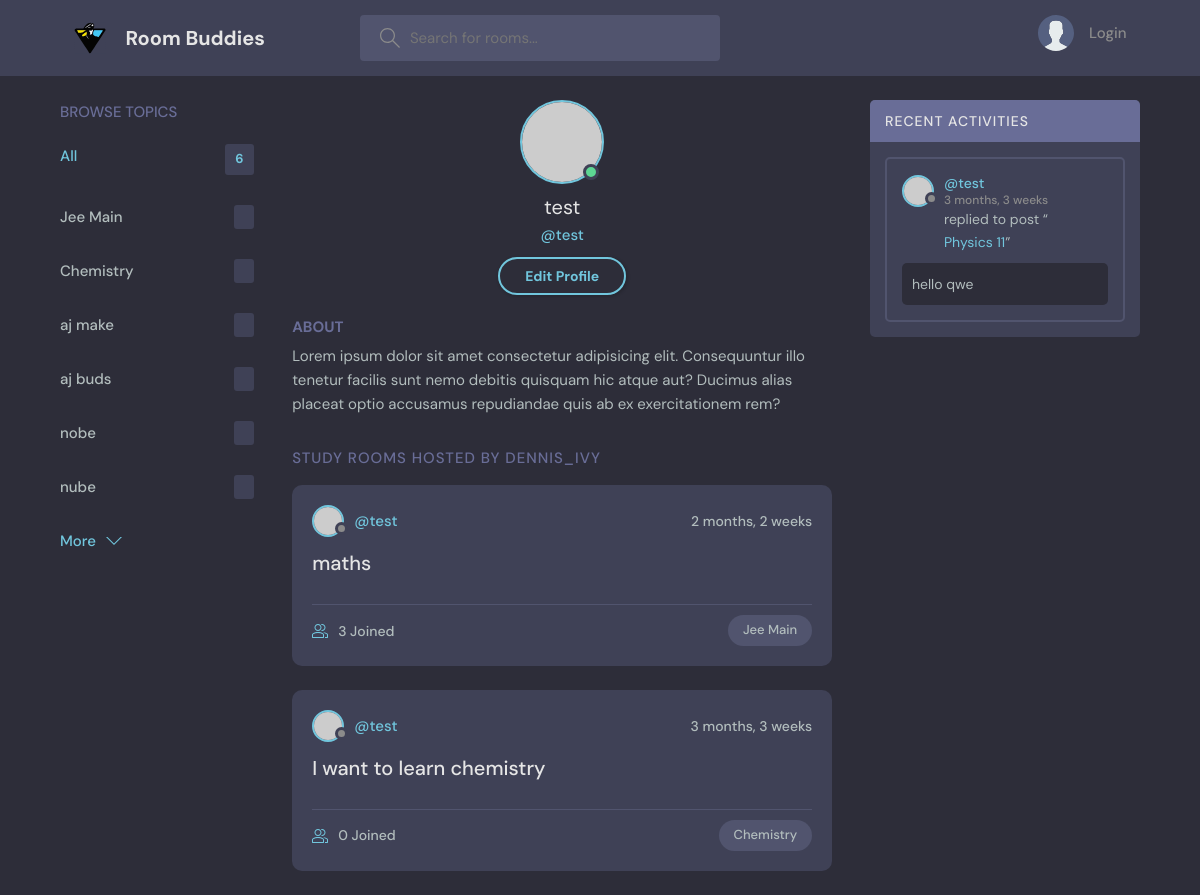
The app's page /profile/2/ with its own data.
### base/models.py (models this page shows, shortened)
class Topic(models.Model):
    name =models.CharField(max_length=200)

class Room(models.Model):
    host= models.ForeignKey(User, on_delete= models.SET_NULL, null=True)
    topic= models.ForeignKey(Topic, on_delete= models.SET_NULL, null=True)
    name = models.CharField(max_length=200)
    description = models.TextField(null=True,blank=True)
    participants = models.ManyToManyField(User,related_name="participants",blank=True)
    updated = models.DateTimeField(auto_now=True)
    created = models.DateTimeField(auto_now_add=True)
    class Meta:
        ordering = ['-updated', '-created']

class Message(models.Model):
    user = models.ForeignKey(User, on_delete= models.CASCADE)
    room = models.ForeignKey(Room,on_delete=models.CASCADE)
    body = models.TextField()
    updated = models.DateTimeField(auto_now=True)
    created = models.DateTimeField(auto_now_add=True)
    class Meta:
        ordering = ['-updated', '-created']

### base/views.py (the view)
# urls.py: path('profile/<str:pk>/',views.userProfile,name="user-profile"),
def userProfile(request,pk):
    user = User.objects.get(id=pk)
    rooms = user.room_set.all()
    room_messages =user.message_set.all()
    topics =Topic.objects.all()
    context={'user': user, 'rooms':rooms,'room_messages':room_messages,'topics':topics}
    return render(request,'base/profile.html',context)

### base/templates/base/profile.html
{%extends 'main.html'%}
{%block content%}
  <main class="profile-page layout layout--3">
    <div class="container">
      {%include 'base/topics_component.html'%}
      <div class="roomList">
        <div class="profile">
          <div class="profile__avatar">
            <div class="avatar avatar--large active">
              <img src="https://randomuser.me/api/portraits/men/11.jpg" />
            </div>
          </div>
          <div class="profile__info">
            <h3>{{user.username}}</h3>
            <p>@{{user.username}}</p>
            <a href="edit-user.html" class="btn btn--main btn--pill">Edit Profile</a>
          </div>
          <div class="profile__about">
            <h3>About</h3>
            <p>
              Lorem ipsum dolor sit amet consectetur adipisicing elit. Consequuntur illo tenetur
              facilis sunt nemo debitis quisquam hic atque aut? Ducimus alias placeat optio
              accusamus repudiandae quis ab ex exercitationem rem?
            </p>
          </div>
        </div>
        <div class="roomList__header">
          <div>
            <h2>Study Rooms Hosted by dennis_ivy</a>
            </h2>
          </div>
        </div>
        {%include 'base/feed_components.html' %}
      </div>
      {% include 'base/activity_component.html' %}
    </div>
  </main>
{%endblock content%}

### base/templates/base/topics_component.html
<div class="topics">
    <div class="topics__header">
      <h2>Browse Topics</h2>
    </div>
    <ul class="topics__list">
      <li>
        <a href="{% url 'home' %}" class="active">All <span>{{topics.count}}</span></a>
      </li>
      {% for topic in topics%}
      <li>
        <a href="{% url 'home'%}?q={{topic.name}}">{{topic.name}}<span>{{topic.room.set_all.count}}</span></a>
      </li>
      {% endfor %}
    </ul>
    <a class="btn btn--link" href="topics.html">
      More
      <svg version="1.1" xmlns="http://www.w3.org/2000/svg" width="32" height="32" viewBox="0 0 32 32">
        <title>chevron-down</title>
        <path d="M16 21l-13-13h-3l16 16 16-16h-3l-13 13z"></path>
      </svg>
    </a>
  </div>

### base/templates/base/feed_components.html (shortened to what this page needs)
{% for room in rooms%}
<div class="roomListRoom">
    <div class="roomListRoom__header">
      <a href="{%url 'user-profile' room.host.id%}" class="roomListRoom__author">
        <div class="avatar avatar--small">
          <img src="https://randomuser.me/api/portraits/women/11.jpg" />
        </div>
        <span>@{{room.host.username}}</span>
      </a>
      <div class="roomListRoom__actions">
        <span>{{room.created|timesince}}</span>
      </div>
    </div>
    <div class="roomListRoom__content">
      <a href="{%url 'room' room.id%}">{{room.name}}</a>
    </div>
    <div class="roomListRoom__meta">
      <a href="{%url 'room' room.id%}" class="roomListRoom__joined">
        {{room.participants.all.count}} Joined
      </a>
      <p class="roomListRoom__topic">{{room.topic.name}}</p>
    </div>
  </div>
{% endfor %}

### base/templates/base/activity_component.html (shortened to what this page needs)
<div class="activities">
    <div class="activities__header">
      <h2>Recent Activities</h2>
    </div>
    {% for message in room_messages %}
    <div class="activities__box">
      <div class="activities__boxHeader roomListRoom__header">
        <a href="{% url 'user-profile' message.user.id%}" class="roomListRoom__author">
          <div class="avatar avatar--small">
            <img src="https://randomuser.me/api/portraits/women/11.jpg" />
          </div>
          <p>
            @{{message.user}}
            <span>{{message.created|timesince}}</span>
          </p>
        </a>
      </div>
      <div class="activities__boxContent">
        <p>replied to post “<a href="{% url 'room' message.room.id %}">{{message.room.name}}</a>”</p>
        <div class="activities__boxRoomContent">
            {{message.body}}
        </div>
      </div>
    </div>
{% endfor %}
  </div>

### records on screen
Topic: name "Jee Main"
Topic: name "Chemistry"
Topic: name "aj make"
Topic: name "aj buds"
Topic: name "nobe"
Topic: name "nube"
Room: host.username "test", created "2 months, 2 weeks", name "maths", participants.all.count "3", topic.name "Jee Main"
Room: host.username "test", created "3 months, 3 weeks", name "I want to learn chemistry", participants.all.count "0", topic.name "Chemistry"
Message: user "test", created "3 months, 3 weeks", room.name "Physics 11", body "hello qwe"

### other values on screen
{{ topics.count }} "6"
{{ user.username }} "test"
